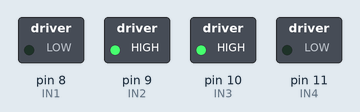
The sketch below on a simulated Arduino Uno, built with avr-gcc and run on an emulated ATmega328P. Shown: switched loads named in the sketch (green lamp = pin HIGH).

Above: at 0.3 s.
At 3.25 s:
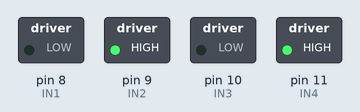
At 7.41 s:
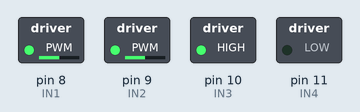
At 12.93 s:
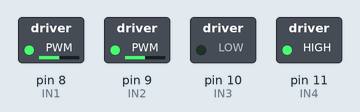
At 19.1 s:
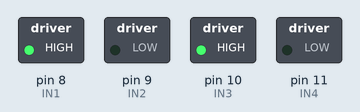
At 38.4 s:
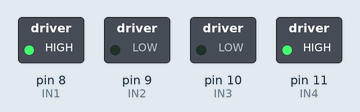
Timing chart, 0 to 39.9 s (numbered marks = the images above):
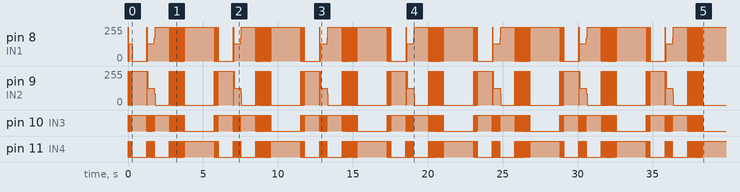

The sketch:

stepper_angles_v2.ino
```cpp
// Piny sterujące L298N
int IN1 = 8;
int IN2 = 9;
int IN3 = 10;
int IN4 = 11;

// Liczba kroków na pełen obrót silnika
int krokiNaObrot = 200; // <-- zmień jeśli Twój silnik ma inną wartość

// Sekwencja pełnokrokowa (4 kroki)
int krok[4][4] = {
  {1,0,1,0},
  {0,1,1,0},
  {0,1,0,1},
  {1,0,0,1}
};

void wykonajKrok(int numer) {
  digitalWrite(IN1, krok[numer][0]);
  digitalWrite(IN2, krok[numer][1]);
  digitalWrite(IN3, krok[numer][2]);
  digitalWrite(IN4, krok[numer][3]);
}

// Funkcja obracająca o określony kąt
void obrocKat(float kat, int kierunek) {
  int liczbaKrokow = (int)((kat / 360.0) * krokiNaObrot);

  for (int i = 0; i < liczbaKrokow; i++) {
    int idx = kierunek == 1 ? i % 4 : (3 - (i % 4));
    wykonajKrok(idx);
    delay(5); // prędkość — można zmieniać
  }
}

void setup() {
  pinMode(IN1, OUTPUT);
  pinMode(IN2, OUTPUT);
  pinMode(IN3, OUTPUT);
  pinMode(IN4, OUTPUT);
}

void loop() {

  // Przykłady:
  obrocKat(90, 1);   // obrót 90° w prawo
  delay(1000);

  obrocKat(180, -1); // obrót 180° w lewo
  delay(1000);

  obrocKat(360, 1);  // pełny obrót
  delay(2000);
}
```

Measured:
- by itself, pin 9 (IN2): moves between 0/255 and 255/255, repeating every 5.8 s
- by itself, pin 11 (IN4): moves between LOW and HIGH, repeating every 5.8 s
- by itself, pin 10 (IN3): repeats every 5.8 s: HIGH 1.0 s, 24 × (LOW 0.01 s, HIGH 0.01 s), LOW 0.01 s, HIGH 1.0 s, 49 × (LOW 0.01 s, HIGH 0.01 s), LOW 2.0 s, 12 × (HIGH 0.01 s, LOW 0.01 s)
